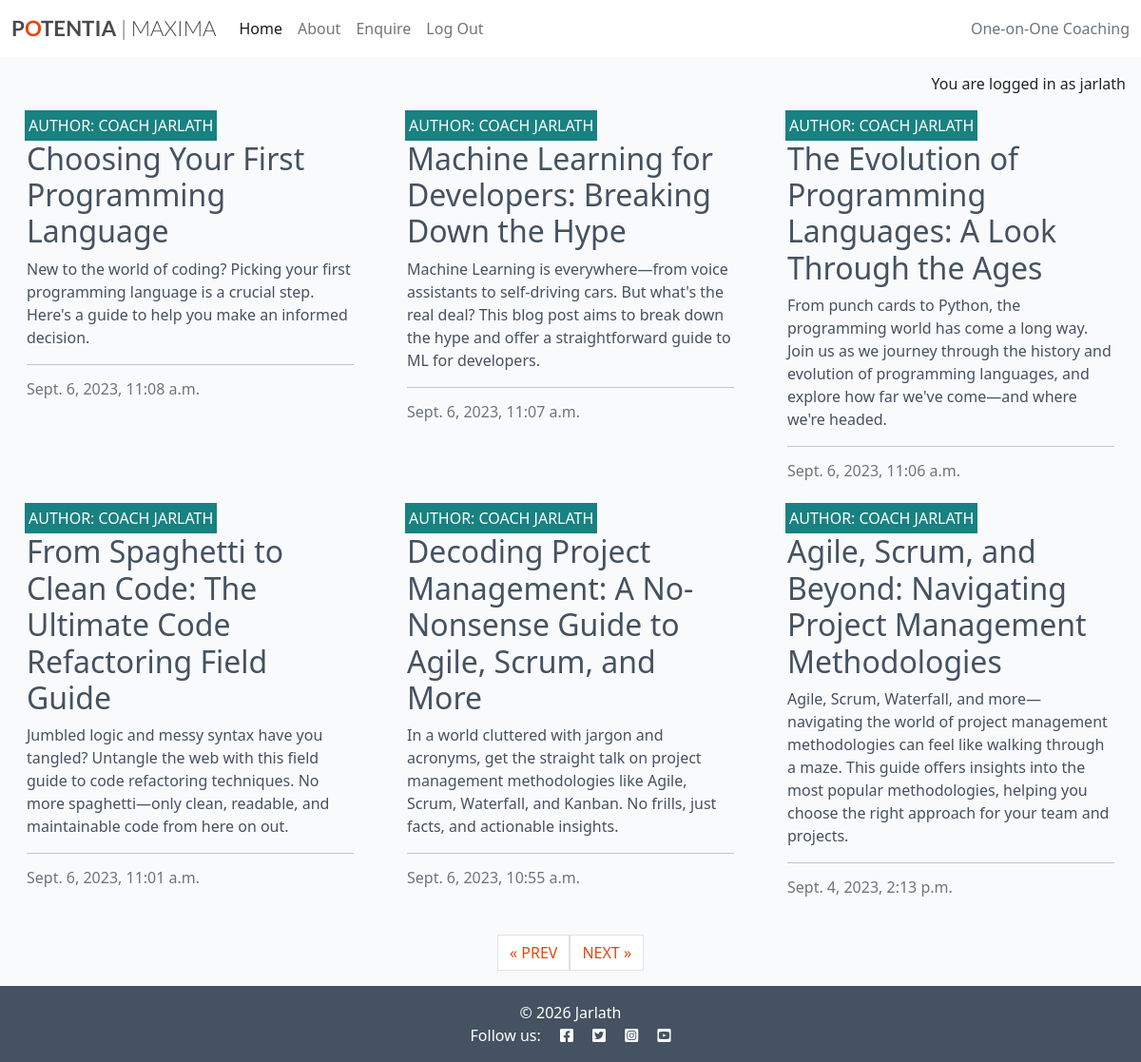
The page /?page=2 (signed in) on the database as committed earlier.
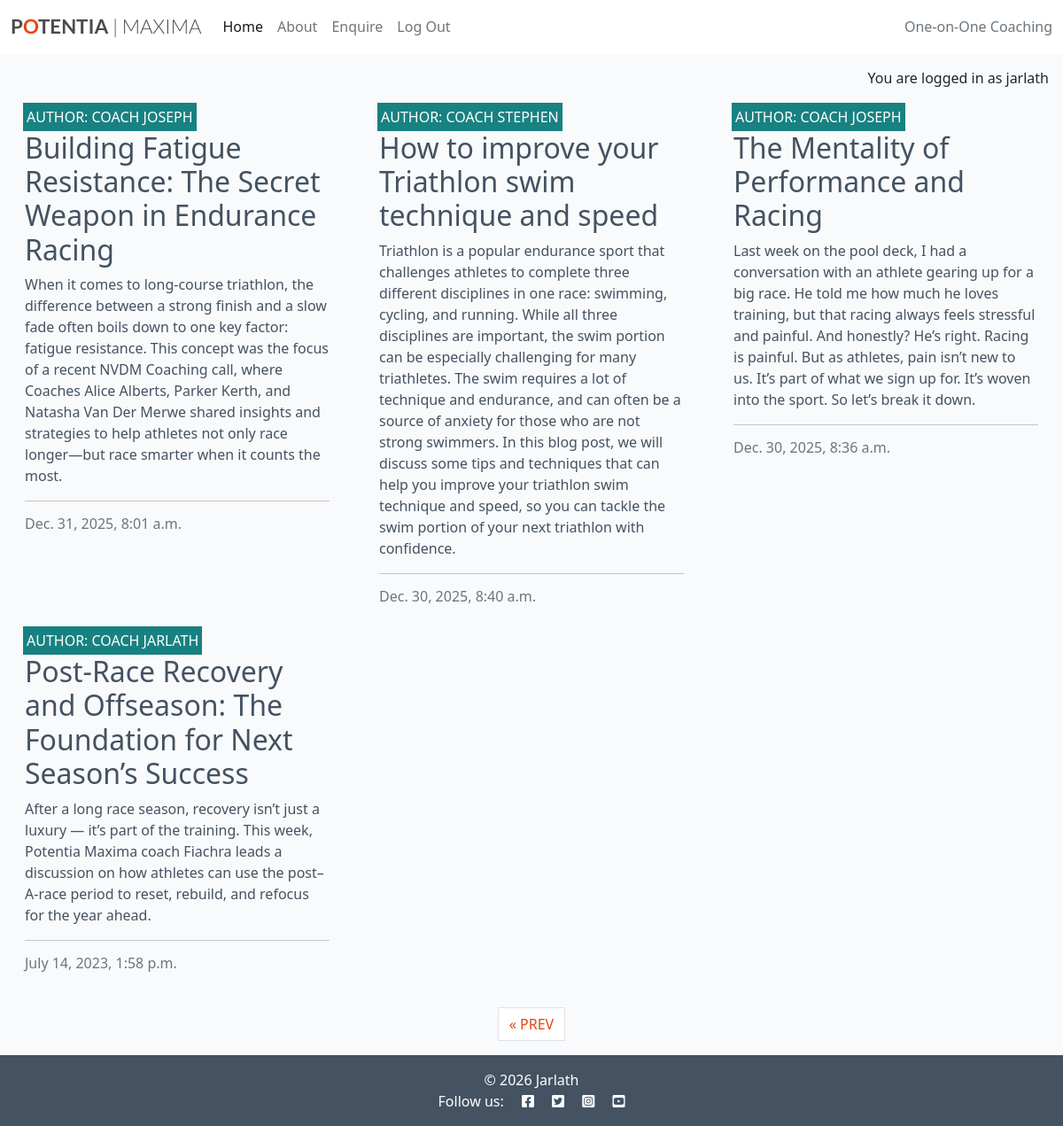
The same page on the database as committed later.
### home/models.py (models this page shows, shortened)
class CoachingPost(models.Model):
    title = models.CharField(
        max_length=200, unique=True
    )
    slug = models.SlugField(max_length=200, unique=True)
    author = models.ForeignKey(User, on_delete=models.CASCADE)
    status = models.IntegerField(choices=STATUS, default=0)
    created_on = models.DateTimeField(auto_now_add=True)
    updated_on = models.DateTimeField(auto_now=True)
    content = models.TextField()
    excerpt = models.TextField(blank=True)
    class Meta:
        ordering = ["-created_on"]

### home/views.py (the view)
# urls.py: path('', views.CoachingPostList.as_view(), name='home'),
class CoachingPostList(generic.ListView):
    template_name = "home/index.html"
    paginate_by = 6
    queryset = CoachingPost.objects.filter(status=1).order_by("-created_on")

### home/templates/home/index.html
{% extends "base.html" %} {% load static %} {% block content %}
{% if user.is_authenticated %}
<div class="container-fluid">
    <div class="row">
        <div class="col-12 mt-3 left">
            <div class="row">
                {% for post in coachingpost_list %}
                <div class="col-md-4">
                    <div class="card mb-4">
                        <div class="card-body">
                            <div class="image-container">
                                <div class="image-flash">
                                    <p class="author">Author: Coach {{ post.author }}</p>
                                </div>
                            </div>
                            <a href="{% url 'coaching_post_detail' post.slug %}" class="post-link">
                                <h2 class="card-title">{{ post.title }}</h2>
                                <p class="card-text">{{ post.excerpt }}</p>
                            </a>
                            <hr />
                            <p class="card-text text-muted h6">{{ post.created_on}}
                            </p>
                        </div>
                    </div>
                </div>
                {% if forloop.counter|divisibleby:3 %}
            </div>
            <div class="row">
                {% endif %}
                {% endfor %}
            </div>
        </div>
    </div>
    {% if is_paginated %}
    <nav aria-label="Page navigation">
        <ul class="pagination justify-content-center">
            {% if page_obj.has_previous %}
            <li><a href="?page={{ page_obj.previous_page_number }}" class="page-link">&laquo; PREV</a></li>
            {% endif %}
            {% if page_obj.has_next %}
            <li><a href="?page={{ page_obj.next_page_number }}" class="page-link">NEXT &raquo;</a></li>
            {% endif %}
        </ul>
    </nav>
    {% endif %}
</div>
{% endif %}
{% endblock %}
{% block copyright %}
&copy; 2026 Jarlath
{% endblock %}

Rows that differ between the two databases and show on the page:
no longer on this page (row edited): CoachingPost: author "JARLATH", title "Choosing Your First Programming Language", excerpt "New to the world of coding? Picking your first programming language is a crucial step. Here's a guide to help you make an informed decision.", created_on "Sept. 6, 2023, 11:08 a.m."
no longer on this page (row edited): CoachingPost: author "JARLATH", title "Machine Learning for Developers: Breaking Down the Hype", excerpt "Machine Learning is everywhere—from voice assistants to self-driving cars. But what's the real deal? This blog post aims to break down the hype and offer a straightforward guide to ML for developers.", created_on "Sept. 6, 2023, 11:07 a.m."
no longer on this page (row edited): CoachingPost: author "JARLATH", title "The Evolution of Programming Languages: A Look Through the Ages", excerpt "From punch cards to Python, the programming world has come a long way. Join us as we journey through the history and evolution of programming languages, and explore how far we've come—and where we're headed.", created_on "Sept. 6, 2023, 11:06 a.m."
no longer on this page (row edited): CoachingPost: author "JARLATH", title "From Spaghetti to Clean Code: The Ultimate Code Refactoring Field Guide", excerpt "Jumbled logic and messy syntax have you tangled? Untangle the web with this field guide to code refactoring techniques. No more spaghetti—only clean, readable, and maintainable code from here on out.", created_on "Sept. 6, 2023, 11:01 a.m."
no longer on this page (row edited): CoachingPost: author "JARLATH", title "Decoding Project Management: A No-Nonsense Guide to Agile, Scrum, and More", excerpt "In a world cluttered with jargon and acronyms, get the straight talk on project management methodologies like Agile, Scrum, Waterfall, and Kanban. No frills, just facts, and actionable insights.", created_on "Sept. 6, 2023, 10:55 a.m."
no longer on this page (row edited): CoachingPost: author "JARLATH", title "Agile, Scrum, and Beyond: Navigating Project Management Methodologies", excerpt "Agile, Scrum, Waterfall, and more—navigating the world of project management methodologies can feel like walking through a maze. This guide offers insights into the most popular methodologies, helping you choose the right approach for your team and projects.", created_on "Sept. 4, 2023, 2:13 p.m."
now on this page (row unchanged): CoachingPost: author "JOSEPH", title "Building Fatigue Resistance: The Secret Weapon in Endurance Racing", excerpt "When it comes to long-course triathlon, the difference between a strong finish and a slow fade often boils down to one key factor: fatigue resistance. This concept was the focus of a recent NVDM Coaching call, where Coaches Alice Alberts, Parker Kerth, and Natasha Van Der Merwe shared insights and strategies to help athletes not only race longer—but race smarter when it counts the most.", created_on "Dec. 31, 2025, 8:01 a.m."
now on this page (row unchanged): CoachingPost: author "STEPHEN", title "How to improve your Triathlon swim technique and speed", excerpt "Triathlon is a popular endurance sport that challenges athletes to complete three different disciplines in one race: swimming, cycling, and running. While all three disciplines are important, the swim portion can be especially challenging for many triathletes. The swim requires a lot of technique and endurance, and can often be a source of anxiety for those who are not strong swimmers. In this blog post, we will discuss some tips and techniques that can help you improve your triathlon swim technique and speed, so you can tackle the swim portion of your next triathlon with confidence.", created_on "Dec. 30, 2025, 8:40 a.m."
now on this page (row unchanged): CoachingPost: author "JOSEPH", title "The Mentality of Performance and Racing", excerpt "Last week on the pool deck, I had a conversation with an athlete gearing up for a big race. He told me how much he loves training, but that racing always feels stressful and painful. And honestly? He’s right. Racing is painful. But as athletes, pain isn’t new to us. It’s part of what we sign up for. It’s woven into the sport. So let’s break it down.", created_on "Dec. 30, 2025, 8:36 a.m."
now on this page (row unchanged): CoachingPost: author "JARLATH", title "Post-Race Recovery and Offseason: The Foundation for Next Season’s Success", excerpt "After a long race season, recovery isn’t just a luxury — it’s part of the training. This week, Potentia Maxima coach Fiachra leads a discussion on how athletes can use the post–A-race period to reset, rebuild, and refocus for the year ahead.", created_on "July 14, 2023, 1:58 p.m."
Other text that changed with them:
text no longer shown: "NEXT »"
